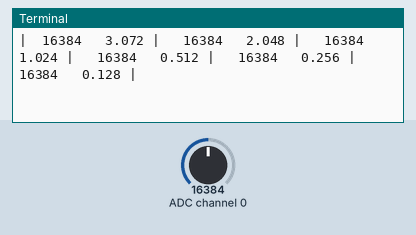
Simulated run of this program. Board: Raspberry Pi (BCM pin numbers). On the bench: the last lines printed to the terminal. The test bench sets the inputs (shaded band); at power-on: ADC channel 0 = 16384 (analog values on the 0–32767 scale).

Above: at 1.2 s.
1.3 s: ADC channel 0 set to 9830
At 2.1 s:
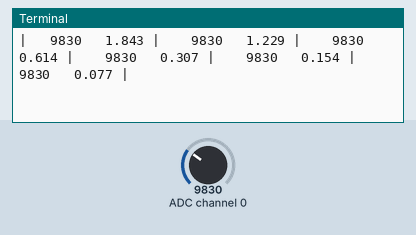
3.1 s: ADC channel 0 set to 0
At 3.7 s:
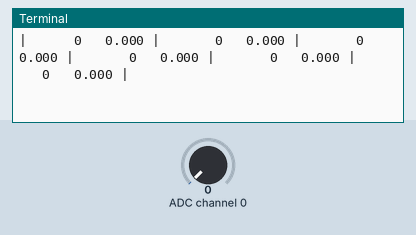

Measured:
- after the input at 1.3 s, the terminal: prints a new line after 0.38 s (image 1)
- after the input at 3.1 s, the terminal: prints a new line after 0.20 s (image 2)

The program:

ads1x15_gain_example.py
```python
import time
import board
import busio
#import adafruit_ads1x15.ads1015 as ADS
import adafruit_ads1x15.ads1115 as ADS
from adafruit_ads1x15.analog_in import AnalogIn

# Create the I2C bus
i2c = busio.I2C(board.SCL, board.SDA)

# Create the ADS object
#ads = ADS.ADS1015(i2c)
ads = ADS.ADS1115(i2c)

# Create a sinlge ended channel on Pin 0
#   Max counts for ADS1015 = 2047
#                  ADS1115 = 32767
chan = AnalogIn(ads, ADS.P0)

# The ADS1015 and ADS1115 both have the same gain options.
#
#       GAIN    RANGE (V)
#       ----    ---------
#        2/3    +/- 6.144
#          1    +/- 4.096
#          2    +/- 2.048
#          4    +/- 1.024
#          8    +/- 0.512
#         16    +/- 0.256
#
gains = (2/3, 1, 2, 4, 8, 16)

print('|{:6.2f}x {:6.2f}x'.format(gains[0], gains[0]), end='')
for gain in gains[1:]:
    print(' | {:6.2f}x {:6.2f}x'.format(gain, gain), end='')
print(' |')
print('|----------------+-----------------+-----------------+-----------------+-----------------+-----------------|')

while True:
    ads.gain = gains[0]
    print('|{:7} {:7.3f}'.format(chan.value, chan.voltage), end='')
    for gain in gains[1:]:
        ads.gain = gain
        print(' | {:7} {:7.3f}'.format(chan.value, chan.voltage), end='')
    print(' |')
    time.sleep(0.5)
```
